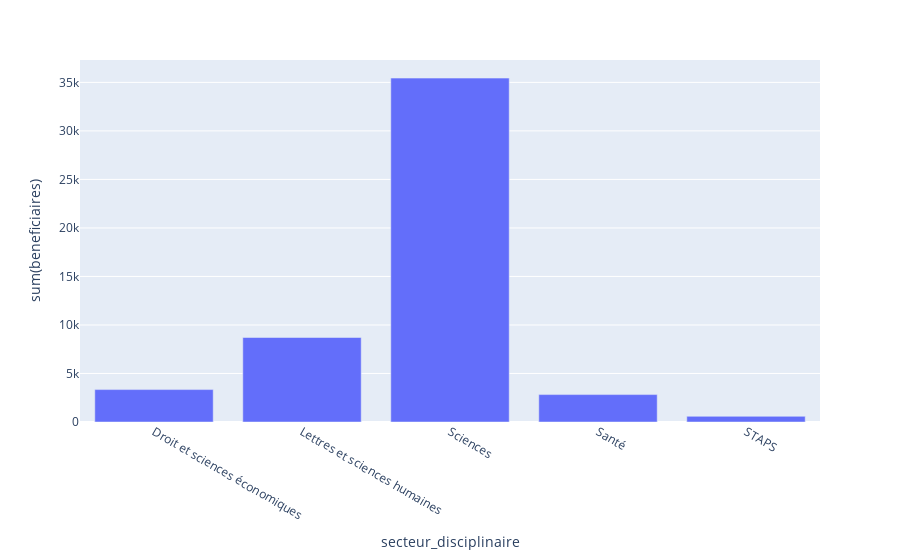

Notebook source saved alongside this figure:
### Code cell
fig = px.bar(dx, x='secteur_disciplinaire', y='sum(beneficiaires)')
fig.show()

### Figure 1 — Plotly figure (JSON) as saved in the notebook; plotly's stock layout.template omitted (floating-point values rounded to 4 significant figures)
{"data": [{"alignmentgroup": "True", "hovertemplate": "secteur_disciplinaire=%{x}<br>sum(beneficiaires)=%{y}<extra></extra>", "legendgroup": "", "marker": {"color": "#636efa", "pattern": {"shape": ""}}, "name": "", "offsetgroup": "", "orientation": "v", "showlegend": false, "textposition": "auto", "type": "bar", "x": ["Droit et sciences économiques", "Lettres et sciences humaines", "Sciences", "Santé", "STAPS"], "xaxis": "x", "y": [3340, 8707, 35442, 2825, 584], "yaxis": "y"}], "layout": {"barmode": "relative", "legend": {"tracegroupgap": 0}, "margin": {"t": 60}, "xaxis": {"anchor": "y", "domain": [0, 1], "title": {"text": "secteur_disciplinaire"}}, "yaxis": {"anchor": "x", "domain": [0, 1], "title": {"text": "sum(beneficiaires)"}}}}
